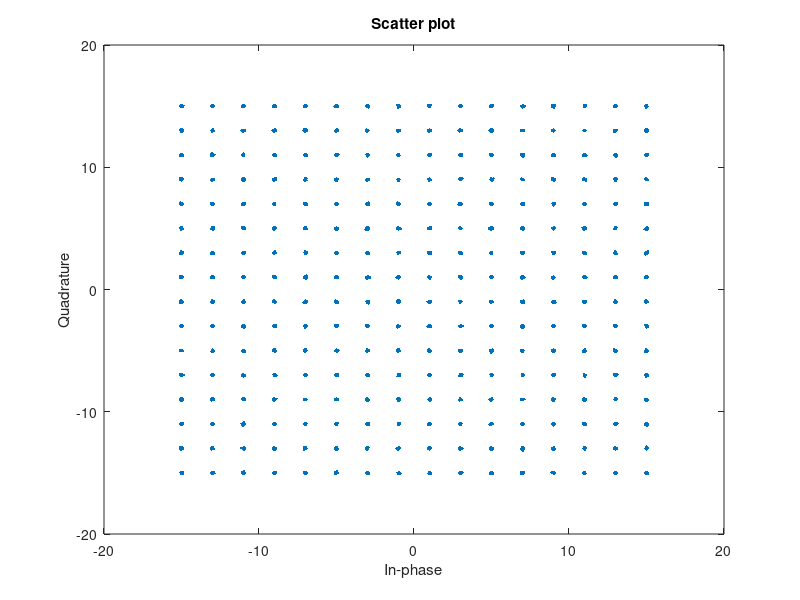

Reproduce this figure in MATLAB.
% vamos analisar somente a constelacao
clear all
close all
clc

M = 256;
SNR = 25;
info = randint(1, 10000, M);0
% sinal_MPSK = exp(j*2*pi*info/M);
% sinal_MPSK = pskmod(info, M);
sinal_MPSK = qammod(info, M);
sinal_MPSK_rx = awgn(sinal_MPSK, SNR);
scatterplot(sinal_MPSK_rx);